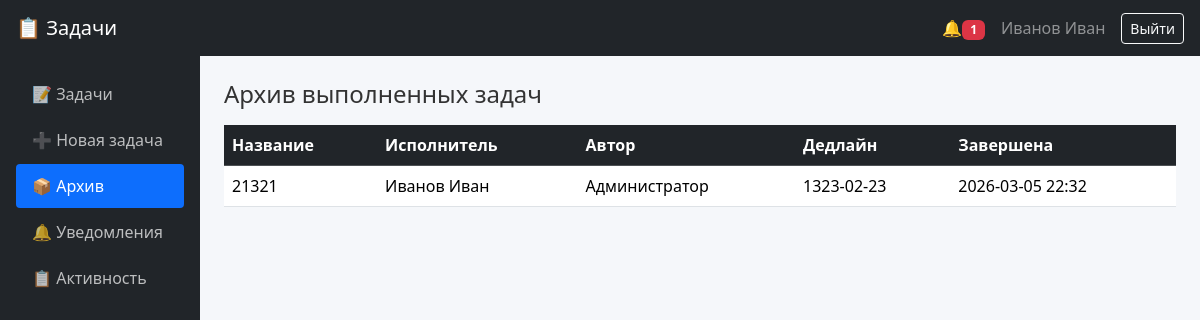
The page /archive (signed in) on the database its author committed.
### tables this page shows
CREATE TABLE users (
            id       INTEGER PRIMARY KEY AUTOINCREMENT,
            username TEXT UNIQUE NOT NULL,
            password TEXT NOT NULL,
            role     TEXT DEFAULT 'employee',
            name     TEXT
        );

CREATE TABLE completed_tasks (
            id           INTEGER PRIMARY KEY AUTOINCREMENT,
            title        TEXT,
            description  TEXT,
            deadline     TEXT,
            completed_at TEXT,
            author_id    INTEGER,
            assignee_id  INTEGER
        );

### app.py (the view)
@app.route('/archive')
@login_required
def archive():
    conn = get_db()
    uid  = session['user_id']
    role = session['role']
    if role in ('admin', 'manager'):
        tasks = conn.execute("""
            SELECT ct.*, a.name as assignee_name, u.name as author_name
            FROM completed_tasks ct
            LEFT JOIN users a ON a.id = ct.assignee_id
            LEFT JOIN users u ON u.id = ct.author_id
            ORDER BY ct.completed_at DESC
        """).fetchall()
    else:
        tasks = conn.execute("""
            SELECT ct.*, a.name as assignee_name, u.name as author_name
            FROM completed_tasks ct
            LEFT JOIN users a ON a.id = ct.assignee_id
            LEFT JOIN users u ON u.id = ct.author_id
            WHERE ct.assignee_id=? OR ct.author_id=?
            ORDER BY ct.completed_at DESC
        """, (uid, uid)).fetchall()
    conn.close()
    return render_template('archive.html', tasks=tasks)

### app.py (called while the page is built)
def get_db():
    conn = sqlite3.connect(DB)
    conn.row_factory = sqlite3.Row
    conn.execute("PRAGMA journal_mode = WAL;")
    conn.execute("PRAGMA foreign_keys = ON;")
    return conn

def login_required(f):
    from functools import wraps
    @wraps(f)
    def wrapper(*args, **kwargs):
        if 'user_id' not in session:
            return redirect('/login')
        return f(*args, **kwargs)
    return wrapper

@app.before_request
def count_notifications():
    g.unread = 0
    if session.get('user_id'):
        conn = get_db()
        row = conn.execute(
            "SELECT COUNT(*) as c FROM notifications WHERE user_id=? AND is_read=0",
            (session['user_id'],)
        ).fetchone()
        conn.close()
        g.unread = row['c'] if row else 0

@app.context_processor
def inject_globals():
    return dict(
        statuses=STATUSES,
        stages=STAGES,
        unread=g.unread if hasattr(g, 'unread') else 0,
        session=session
    )

### templates/archive.html
{% extends "base.html" %}
{% block content %}
<h4 class="mb-3">Архив выполненных задач</h4>
{% if tasks %}
<table class="table table-hover">
  <thead class="table-dark">
    <tr>
      <th>Название</th>
      <th>Исполнитель</th>
      <th>Автор</th>
      <th>Дедлайн</th>
      <th>Завершена</th>
    </tr>
  </thead>
  <tbody>
    {% for t in tasks %}
    <tr>
      <td>{{ t.title }}</td>
      <td>{{ t.assignee_name or '—' }}</td>
      <td>{{ t.author_name or '—' }}</td>
      <td>{{ t.deadline or '—' }}</td>
      <td>{{ t.completed_at }}</td>
    </tr>
    {% endfor %}
  </tbody>
</table>
{% else %}
<div class="alert alert-info">Архив пуст</div>
{% endif %}
{% endblock %}

### templates/base.html (shortened to what this page needs)
<!doctype html>
<html lang="ru">
<head>
  <link href="https://cdn.jsdelivr.net/npm/bootstrap@5.3.2/dist/css/bootstrap.min.css" rel="stylesheet">
  <link rel="stylesheet" href="/static/style.css">
</head>
<body>
<nav class="navbar navbar-dark bg-dark px-3">
  <a class="navbar-brand" href="/tasks">📋 Задачи</a>
  {% if session.get('user_id') %}
  <div class="d-flex align-items-center gap-3">
    <a href="/notifications" class="text-white text-decoration-none">
      🔔{% if unread > 0 %}<span class="badge bg-danger">{{ unread }}</span>{% endif %}
    </a>
    <span class="text-white-50">{{ session.get('name') or session.get('username') }}</span>
    <a href="/logout" class="btn btn-outline-light btn-sm">Выйти</a>
  </div>
  {% endif %}
</nav>
<div class="d-flex">
  {% if session.get('user_id') %}
  <nav class="sidebar p-3">
    <ul class="nav flex-column">
      <li class="nav-item">
        <a class="nav-link {% if request.path == '/tasks' %}active{% endif %}" href="/tasks">📝 Задачи</a>
      </li>
      <li class="nav-item">
        <a class="nav-link {% if request.path == '/tasks/new' %}active{% endif %}" href="/tasks/new">➕ Новая задача</a>
      </li>
      <li class="nav-item">
        <a class="nav-link {% if request.path == '/archive' %}active{% endif %}" href="/archive">📦 Архив</a>
      </li>
      <li class="nav-item">
        <a class="nav-link {% if request.path == '/notifications' %}active{% endif %}" href="/notifications">🔔 Уведомления</a>
      </li>
      <li class="nav-item">
        <a class="nav-link {% if request.path == '/activity' %}active{% endif %}" href="/activity">📋 Активность</a>
      </li>
    </ul>
  </nav>
  {% endif %}
  <main class="flex-grow-1 p-4">
    {% block content %}{% endblock %}
  </main>
</div>
</body>
</html>

### static/style.css (style rules this page uses)
body { background-color: #f5f7fa; color: #333; }
.sidebar { width: 200px; min-height: calc(100vh - 56px); background: #212529; flex-shrink: 0; }
.sidebar .nav-link { color: rgba(255, 255, 255, 0.7); padding: 10px 16px; border-radius: 4px; margin-bottom: 2px; text-decoration: none; display: block; }
.sidebar .nav-link.active { background-color: #0d6efd; color: white; }
table { background: white; }

### rows shown on the page
users: get "Иванов Иван"
completed_tasks: title "21321", name "Иванов Иван", name "Администратор", deadline "1323-02-23", completed_at "2026-03-05 22:32"

### other values the page prints
{{ unread }} "1"
